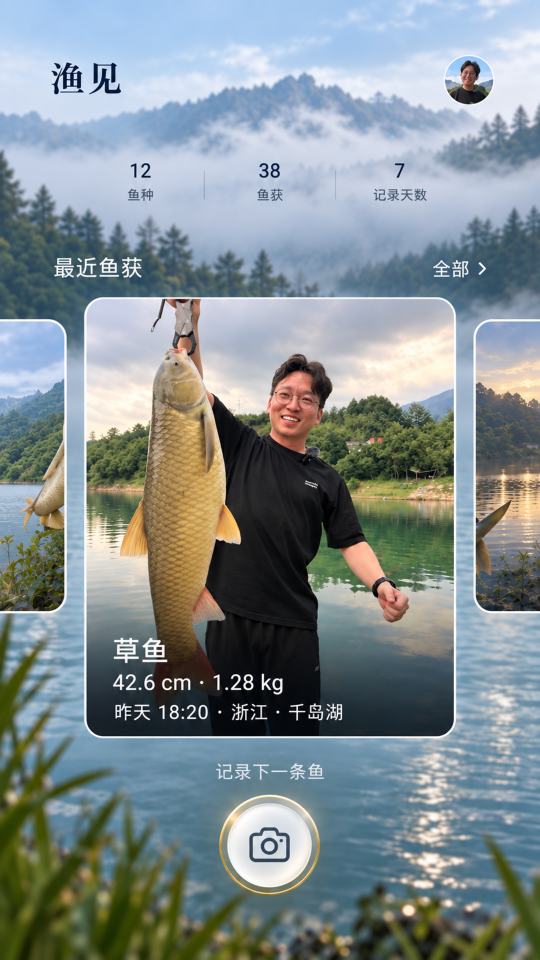
#> input picture design/system/core_visual_v1/reference/normal_home_v1.png, 1080 x 1920 px (shown at 1/2 size)
$ python prepare_normal_home_camera_source_candidate.py --output out.png
#> lines starting #> are read from the running program, lines starting #| are printed output that depends on the picture
#!/usr/bin/env python3
"""Prepare a review-only camera derivative; never edits or registers frozen assets."""
import argparse
import hashlib
import json
from math import hypot
from pathlib import Path
from PIL import Image, ImageOps
from verify_normal_home_a4_runtime_evidence import raster_bounds, TARGETS

ROOT = Path(__file__).resolve().parents[1]
SOURCE = ROOT / 'design/system/core_visual_v1/reference/normal_home_v1.png'
SOURCE_SHA = '6ab9d3348b4a9a7e77ddca3a06235b4991798a309bd3512cc6fb9ea7aeb1d377'
ROI = (435, 1586, 643, 1794)


def main():
    parser = argparse.ArgumentParser(description=__doc__)
    parser.add_argument('--output', type=Path, required=True)
    args = parser.parse_args()
    assert hashlib.sha256(SOURCE.read_bytes()).hexdigest() == SOURCE_SHA
    source = Image.open(SOURCE).convert('RGBA')
    assert source.size == (1080, 1920)
    candidate = source.crop(ROI)  # Native pixels; no resampling, repainting or color conversion.
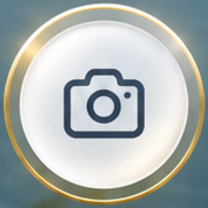
#> candidate: PIL image 208x208 RGBA; mean R, G, B, A 173.2, 179.9, 176.8, 255
    rgba = []
    for y in range(208):
        for x in range(208):
            red, green, blue, _ = candidate.getpixel((x, y))
            radius = hypot(x - 104, y - 104)
            alpha = 255 if radius <= 101 else round(255 * max(0, min(1, (104 - radius) / 3)))
            rgba.append((red, green, blue, alpha) if alpha else (0, 0, 0, 0))
#> after the loop, rgba = 43264 items
    candidate.putdata(rgba)
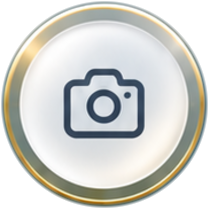
#> candidate: PIL image 208x208 RGBA; mean R, G, B, A 152.8, 153.9, 149.3, 194.6; transparent parts drawn white
    args.output.mkdir(parents=True, exist_ok=True)
    output = args.output / 'normal_home_camera_source_candidate.png'
    candidate.save(output)
#> (the run stopped early here; a loop or call above may not have finished)
